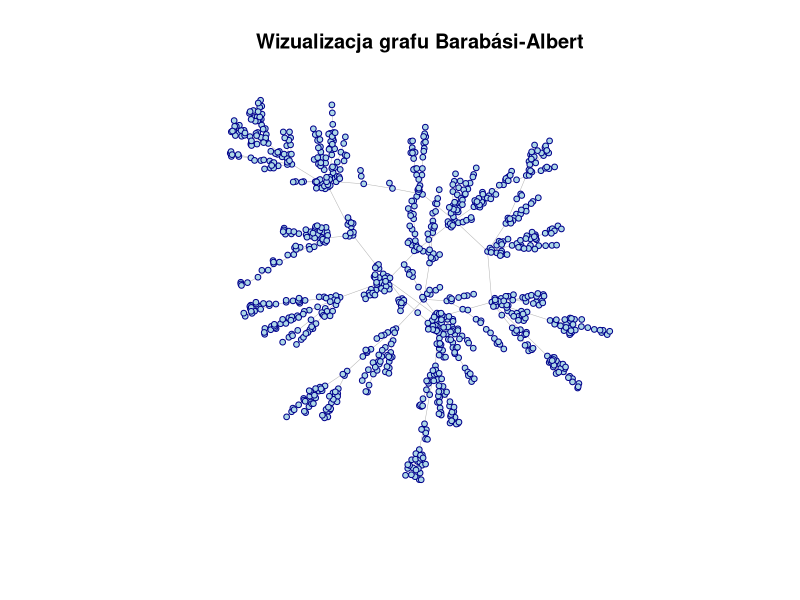

Generate this figure with R:
library(igraph)

# 2.
g <- barabasi.game(n = 1000, directed = FALSE)

# 3. Wizualizacja
plot(g,
     layout = layout_with_fr(g),
     vertex.size = 3,
     vertex.label = NA,
     vertex.color = "lightblue",
     vertex.frame.color = "darkblue",
     edge.color = "gray70",
     edge.width = 0.5,
     main = "Wizualizacja grafu Barabási-Albert")

# 4.
best_central <- which.max(betweenness(g))
cat("Najbardziej centralny węzeł: ", best_central, "\n\n")

# 5.
g_diameter <- diameter(g)
cat("Średnica: ", g_diameter, "\n\n")

# Różnica między grafami Barbasi-Albert i Erdos-Renyi polega na tym, że
# w przypadku modelu Edros-Reneyi każda krawędź powstaje niezależnie z zadanym 
# prawdopodobieństwem, natomiast w modelu Barbasi-Albert nowe węzły częściej łączą się
# z węzłami o dużym stopniu.
# W efekcie model Erdos-Renyi generuje grafy bardziej jednolite, a
# model Barbasi-Albert ma wyraźną strukturę